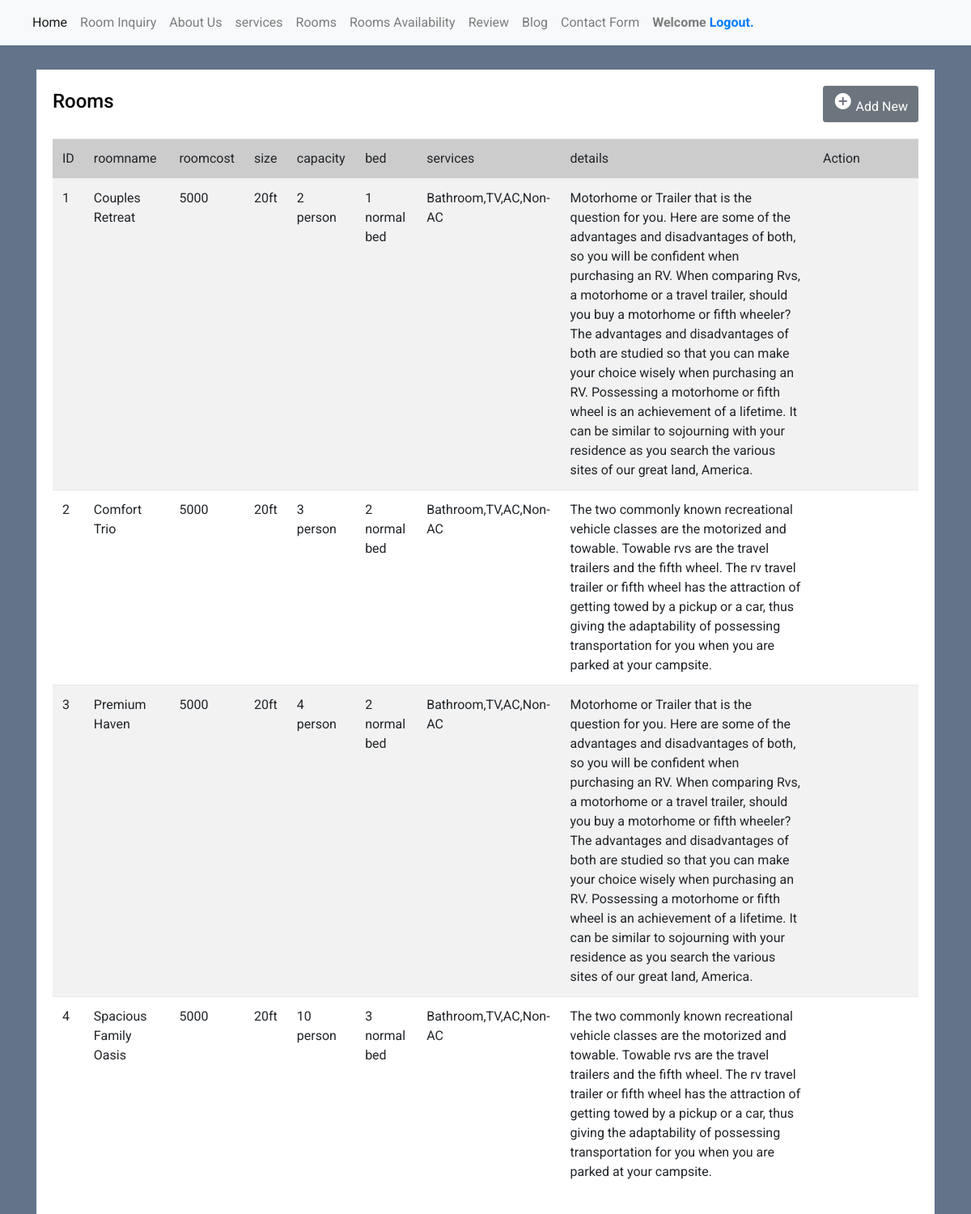
/admin/main.php, run on the app's committed database.
### tables this page shows
CREATE TABLE `rooms` (
  `id` int(11) NOT NULL,
  `head` varchar(100) NOT NULL,
  `fee` varchar(100) NOT NULL,
  `size` varchar(100) NOT NULL,
  `capacity` varchar(100) NOT NULL,
  `bed` varchar(100) NOT NULL,
  `services` varchar(100) NOT NULL,
  `img` varchar(50) NOT NULL,
  `room_detail_img` varchar(50) NOT NULL,
  `details` varchar(1000) NOT NULL
);

### admin/main.php (the view, shortened to what this page needs)
<?php
include('dbconnection.php');
?>
<!DOCTYPE html>
<html lang="en">
<head>
<link rel="stylesheet" href="https://stackpath.bootstrapcdn.com/bootstrap/4.5.0/css/bootstrap.min.css">
<link rel="stylesheet" href="https://maxcdn.bootstrapcdn.com/font-awesome/4.7.0/css/font-awesome.min.css">
</head>
<body>
<nav class="navbar navbar-expand-lg navbar-light bg-light">
<div class="collapse navbar-collapse" id="navbarSupportedContent">
<ul class="navbar-nav mr-auto">
<li class="nav-item active">
<a class="nav-link" href="main.php">Home <span class="sr-only">(current)</span></a>
</li>
<li class="nav-item">
<a class="nav-link" href="room_inquiry.php">Room Inquiry</a>
</li>
<li class="nav-item">
<a class="nav-link" href="about_us.php">About Us</a>
</li>
<li class="nav-item">
<a class="nav-link" href="services.php">services</a>
</li>
<li class="nav-item">
<a class="nav-link" href="main.php">Rooms</a>
</li>
<li class="nav-item">
<a class="nav-link" href="room_availibility.php">Rooms Availability</a>
</li>
<li class="nav-item">
<a class="nav-link" href="review.php">Review</a>
</li>
<li class="nav-item">
<a class="nav-link" href="blog.php">Blog</a>
</li>
<li class="nav-item">
<a class="nav-link" href="contact.php">Contact Form</a>
</li>
<li class="nav-item">
<div class="nav-link"><b>Welcome <?php echo $_SESSION["username"]; ?> <a href="logout.php" tite="Logout">Logout.</a></b></div>
</li>
</ul>
</div>
</nav>
<div class="container-xl">
<div class="table-responsive">
<div class="table-wrapper">
<div class="table-title">
<div class="row">
<div class="col-sm-5">
<h2>Rooms</h2>
</div>
<div class="col-sm-7" align="right">
<a href="insert.php" class="btn btn-secondary"><i class="material-icons">&#xE147;</i> <span>Add New</span></a>
</div>
</div>
</div>
<table class="table table-striped table-hover">
<thead>
<tr bgcolor='#CCCCCC'>
<td>ID</td>
<td>roomname</td>
<td>roomcost</td>
<td>size</td>
<td>capacity</td>
<td>bed</td>
<td>services</td>
<td>details</td>
<td>Action</td>
</tr>
</thead>
<tbody>
<?php
$ret=mysqli_query($con,"SELECT * FROM rooms");
$cnt=1;
$row=mysqli_num_rows($ret);
if($row>0){
while ($row=mysqli_fetch_array($ret)) {
?>
<tr>
<td><?php echo $cnt;?></td>
<td><?php  echo $row['head'];?></td>
<td><?php  echo $row['fee'];?></td>
<td><?php  echo $row['size'];?></td>
<td> <?php  echo $row['capacity'];?></td>
<td> <?php  echo $row['bed'];?></td>
<td> <?php  echo $row['services'];?></td>
<td> <?php  echo $row['details'];?></td>
<td>
</td>
</tr>
<?php
$cnt=$cnt+1;
} } else {?>
<tr>
    <th style="text-align:center; color:red;" colspan="6">No Record Found</th>
</tr>
<?php } ?>
</tbody>
</table>
</div>
</div>
</div>
</body>
</html>

### admin/main.php (style rules this page uses)
body { color: #fff; background: #63738a; font-family: 'Roboto', sans-serif; }
.table-responsive { margin: 30px 0; }
.table-wrapper { min-width: 1000px; background: #fff; padding: 20px; box-shadow: 0 1px 1px rgba(0,0,0,.05); }
.table-title { font-size: 15px; padding-bottom: 10px; margin: 0 0 10px; min-height: 45px; }
.table-title h2 { margin: 5px 0 0; font-size: 24px; color: black; }
table.table tr th, table.table tr td { border-color: #e9e9e9; }
table.table td:last-child { width: 130px; }
.form-control, .btn { border-radius: 3px; }

### data on the page
rooms: head "Couples Retreat", fee "5000", size "20ft", capacity "2 person", bed "1 normal bed", services "Bathroom,TV,AC,Non-AC", details "Motorhome or Trailer that is the question for you. Here are some of the advantages and disadvantages of both, so you will be confident when purchasing an RV. When comparing Rvs, a motorhome or a travel trailer, should you buy a motorhome or fifth wheeler? The advantages and disadvantages of both are studied so that you can make your choice wisely when purchasing an RV. Possessing a motorhome or fifth wheel is an achievement of a lifetime. It can be similar to sojourning with your residence as you search the various sites of our great land, America."
rooms: head "Comfort Trio", fee "5000", size "20ft", capacity "3 person", bed "2 normal bed", services "Bathroom,TV,AC,Non-AC", details "The two commonly known recreational vehicle classes are the motorized and towable. Towable rvs are the travel trailers and the fifth wheel. The rv travel trailer or fifth wheel has the attraction of getting towed by a pickup or a car, thus giving the adaptability of possessing transportation for you when you are parked at your campsite."
rooms: head "Premium Haven", fee "5000", size "20ft", capacity "4 person", bed "2 normal bed", services "Bathroom,TV,AC,Non-AC", details "Motorhome or Trailer that is the question for you. Here are some of the advantages and disadvantages of both, so you will be confident when purchasing an RV. When comparing Rvs, a motorhome or a travel trailer, should you buy a motorhome or fifth wheeler? The advantages and disadvantages of both are studied so that you can make your choice wisely when purchasing an RV. Possessing a motorhome or fifth wheel is an achievement of a lifetime. It can be similar to sojourning with your residence as you search the various sites of our great land, America."
rooms: head "Spacious Family Oasis", fee "5000", size "20ft", capacity "10 person", bed "3 normal bed", services "Bathroom,TV,AC,Non-AC", details "The two commonly known recreational vehicle classes are the motorized and towable. Towable rvs are the travel trailers and the fifth wheel. The rv travel trailer or fifth wheel has the attraction of getting towed by a pickup or a car, thus giving the adaptability of possessing transportation for you when you are parked at your campsite."
